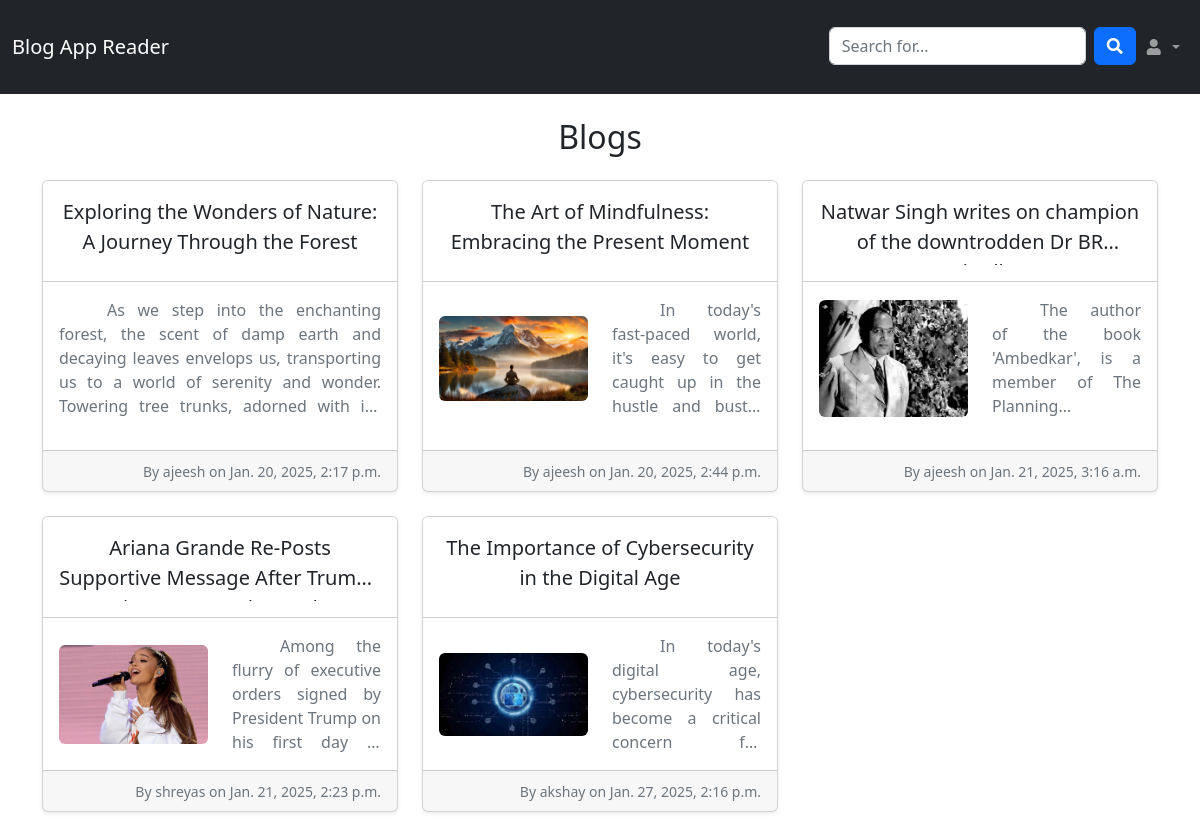
/reader/, run on the app's committed database.
### writter/models.py (models this page shows, shortened)
class Post(models.Model):
	title = models.CharField(max_length=255)
	content = models.TextField()
	images = models.ImageField(upload_to='uploads/images/', blank=True)
	author = models.ForeignKey(User, on_delete=models.CASCADE)
	created_at = models.DateTimeField(auto_now_add=True)
	updated_at = models.DateTimeField(auto_now=True)
	slug = models.SlugField(unique=True, blank=True)
	status = models.BooleanField(default=True)

### reader/views.py (the view)
# urls.py: path('', ReaderHome.as_view(), name='viewer_home'),
class ReaderHome(views.View):
	def get(self, request):
		user = request.user
		blogs = Post.objects.all()
		return render(request, 'reader/index.html', {'blogs': blogs})

### reader/templates/reader/index.html (shortened to what this page needs)
<!DOCTYPE html>
<html lang="en">
<head>
  <link href="https://cdn.jsdelivr.net/npm/bootstrap@5.2.3/dist/css/bootstrap.min.css" rel="stylesheet"
>
  <link rel="stylesheet" href="https://cdnjs.cloudflare.com/ajax/libs/font-awesome/5.15.2/css/all.min.css" />
</head>
<body class="pb-5">
  <nav class="navbar navbar-expand-lg navbar-dark bg-dark">
    <div class="container-fluid">
      <a class="navbar-brand py-5 py-md-4" href="{% url 'viewer_home' %}">Blog App Reader</a>
      <div class="collapse navbar-collapse" id="navbarNav">
        <ul class="navbar-nav ms-auto">
          <li class="nav-item">
            <form class="d-flex">
              <input class="form-control me-2" type="search" placeholder="Search for..." aria-label="Search">
              <button class="btn btn-primary" type="submit"><i class="fas fa-search"></i></button>
            </form>
          </li>
          <li class="nav-item dropdown">
            <a class="nav-link dropdown-toggle" id="navbarDropdown" href="#" role="button" data-bs-toggle="dropdown"
              aria-expanded="false">
              <i class="fas fa-user fa-fw"></i>
            </a>
          </li>
        </ul>
      </div>
    </div>
  </nav>
  {% block content %}
  <div class="container mb-2">
    <h2 class="text-center my-4">Blogs</h2>
    {% if blogs %}
    <div class="row g-4">
      {% for i in blogs %}
      <div class="col-lg-4 col-md-6">
        <div class="card h-100 shadow-sm" style="transition: transform 0.2s;">
          <div class="card-header bg-white text-center">
            <h5 class="card-title py-2">{{ i.title }}</h5>
          </div>
          <div class="card-body">
            {% if i.images %}
            <div class="row">
              <div class="col-6 d-flex flex-column justify-content-center">
                <img src="{{ i.images.url }}" class="img-fluid rounded" alt="{{ i.title }}" />
              </div>
              <div class="col-6">
                <p class="card-text text-muted">{{ i.content }}</p>
              </div>
            </div>
            {% else %}
            <p class="card-text text-muted">{{ i.content }}</p>
            {% endif %}
          </div>
          <div class="card-footer text-muted text-end">
            <small>By {{ i.author }} on {{ i.created_at }}</small>
          </div>
        </div>
      </div>
      {% endfor %}
    </div>
    {% else %}
    <div class="text-center">
      <p class="text-muted">No data available</p>
    </div>
    {% endif %}
  </div>
  {% endblock %}
</body>
</html>

### reader/templates/reader/index.html (style rules this page uses)
.card-body p { display: -webkit-box; -webkit-box-orient: vertical; -webkit-line-clamp: 5; overflow: hidden; text-indent: 3rem; text-align: justify; }
.card-title { display: -webkit-box; -webkit-box-orient: vertical; -webkit-line-clamp: 2; overflow: hidden; text-align: center; line-height: 1.5; }

### data on the page
Post: title "Exploring the Wonders of Nature: A Journey Through the Forest", content "As we step into the enchanting forest, the scent of damp earth and decaying leaves envelops us, transporting us to a world of serenity and wonder. Towering tree trunks, adorned with…", author "ajeesh", created_at "Jan. 20, 2025, 2:17 p.m."
Post: title "The Art of Mindfulness: Embracing the Present Moment", images (picture), content "In today's fast-paced world, it's easy to get caught up in the hustle and…", author "ajeesh", created_at "Jan. 20, 2025, 2:44 p.m."
Post: title "Natwar Singh writes on champion of the downtrodden Dr…", images (picture), content "The author of the book 'Ambedkar', is a member of The…", author "ajeesh", created_at "Jan. 21, 2025, 3:16 a.m."
Post: title "Ariana Grande Re-Posts Supportive Message After…", images (picture), content "Among the flurry of executive orders signed by President Trump on his first day…", author "shreyas", created_at "Jan. 21, 2025, 2:23 p.m."
Post: title "The Importance of Cybersecurity in the Digital Age", images (picture), content "In today's digital age, cybersecurity has become a critical concern…", author "akshay", created_at "Jan. 27, 2025, 2:16 p.m."
